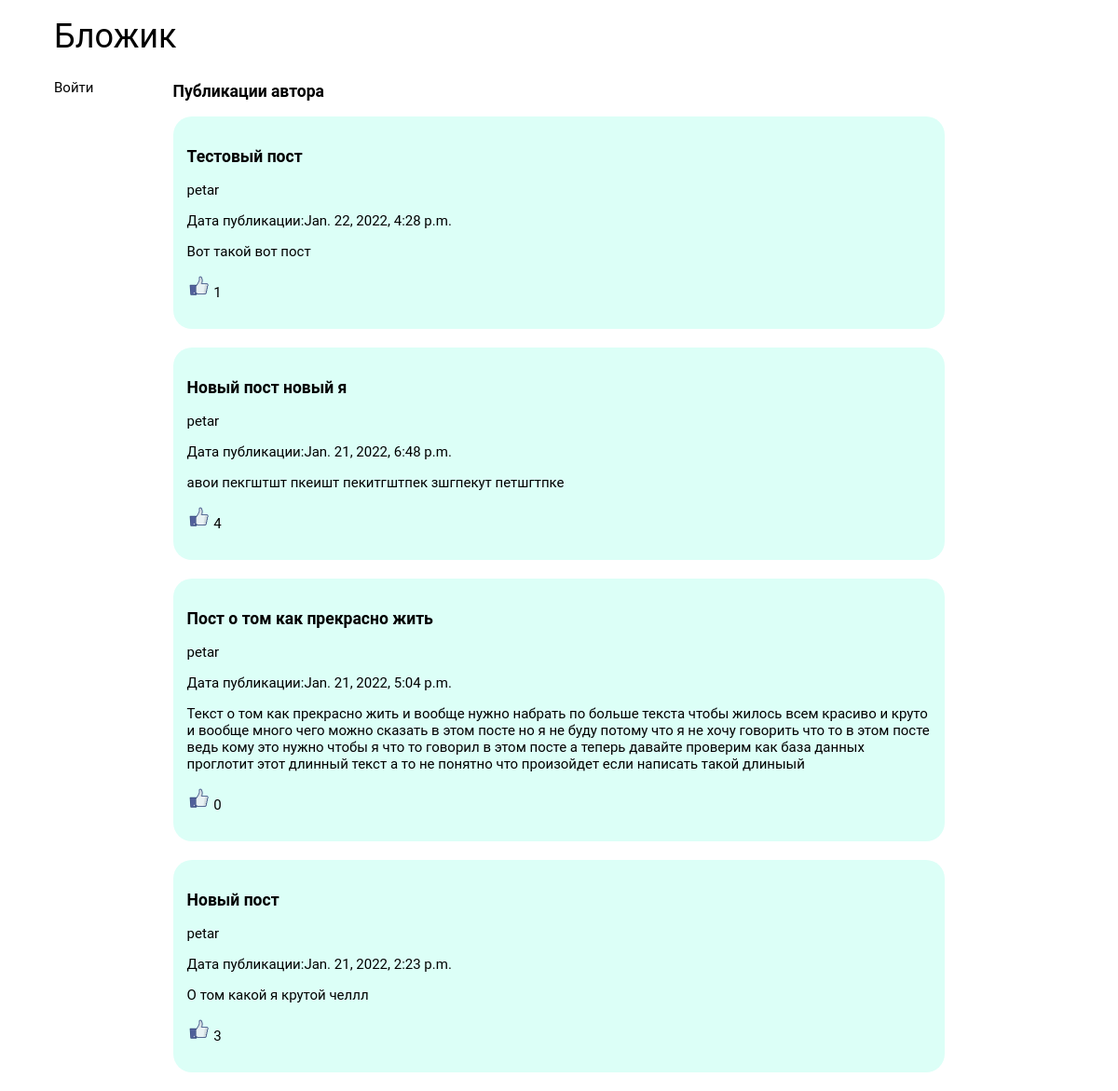
Page /accounts/petar/ on the committed database.
### blog/models.py (models this page shows)
class Post(models.Model):
    title = models.CharField(max_length=100)
    author = models.ForeignKey(
        'auth.User',
        on_delete=models.CASCADE
    )
    text = models.TextField()
    date = models.DateTimeField()
    likes = models.IntegerField(default=0)
    isActive = models.BooleanField(default=1)

### blog/views.py (the view)
# urls.py: path('accounts/<slug:username>/', blog.views.profile),
def profile(request, username):
    if request.method == 'POST':
        form = NewPostForm(request.POST)
        if form.is_valid():
            post = Post(text=form.cleaned_data.get('text'),
                        title=form.cleaned_data.get('title'),
                        author=request.user,
                        date=datetime.datetime.now())
            post.save()
        return redirect('/accounts/' + request.user.username)
    else:
        posts = Post.objects.filter(author=User.objects.get(username=username))
        posts = posts.exclude(isActive=0).order_by('-date')
        context = {
            'username': request.user,
            'posts': posts,
            'viewed_username': username,
            'form': NewPostForm()
        }
        print(context['username'])
        return render(request, 'profile.html', context)

### blog/templates/profile.html (shortened to what this page needs)
{% extends 'base.html' %}
{% load static %}
{% block content %}
    <link rel="stylesheet" type="text/css" href="{% static 'blog/feed.css' %}">
    <div class="content">
        {% if username.username == viewed_username %}
            <form action="" method="post">
                {% csrf_token %}
                <div class="form">
                    {{ form.as_p }}
                    <button type="submit" class="button">Опубликовать</button>
                </div>
            </form>
            {% for post in posts %}
                <div class="post">
                    <h3>  {{ post.title }} <a href="/delete/{{ post.id }}"> <img src="{% static "delete.png" %}" width="20px" height="20px"> </a></h3>
                    <p>Автор: {{ post.author }}</p>
                    <p>Дата публикации:{{ post.date }}</p>
                    <p>{{ post.text }}</p>
                    <p> <a href="/like/{{ post.id }}"> <img src="{% static "like.png" %}" width="25px" height="25px"> </a> {{ post.likes }} </p>
                </div>
            {% endfor %}
        {% else %}
            <h3>Публикации автора</h3>
            {% for post in posts %}
                <div class="post">
                <h3>  {{ post.title }} </h3>
                <p>{{ post.author }}</p>
                <p>Дата публикации:{{ post.date }}</p>
                <p>{{ post.text }}</p>
                <p> <a href="/like/{{ post.id }}"> <img src="{% static "like.png" %}" width="25px" height="25px"> </a> {{ post.likes }} </p>
                </div>
            {% endfor %}
        {% endif %}
    </div>
{% endblock %}

### blog/static/blog/base.css (style rules this page uses)
body { font: normal 15px 'Roboto', sans-serif; }
a { color: black; text-decoration: none; }

### blog/static/blog/feed.css (style rules this page uses)
.post { background: #dcfff7; padding: 15px; margin-bottom: 20px; border-radius: 20px; }
.content { max-width: 70%; margin: auto; }

### rows in the picture
Post: title "Тестовый пост", author "petar", date "Jan. 22, 2022, 4:28 p.m.", text "Вот такой вот пост", likes "1"
Post: title "Новый пост новый я", author "petar", date "Jan. 21, 2022, 6:48 p.m.", text "авои пекгштшт пкеишт пекитгштпек зшгпекут петшгтпке", likes "4"
Post: title "Пост о том как прекрасно жить", author "petar", date "Jan. 21, 2022, 5:04 p.m.", text "Текст о том как прекрасно жить и вообще нужно набрать по больше текста чтобы жилось всем красиво и круто и вообще много чего можно сказать в этом посте но я не буду потому что я не хочу говорить что то в этом посте ведь кому это нужно чтобы я что то говорил в этом посте а теперь давайте проверим как база данных проглотит этот длинный текст а то не понятно что произойдет если написать такой длиныый", likes "0"
Post: title "Новый пост", author "petar", date "Jan. 21, 2022, 2:23 p.m.", text "О том какой я крутой челлл", likes "3"
